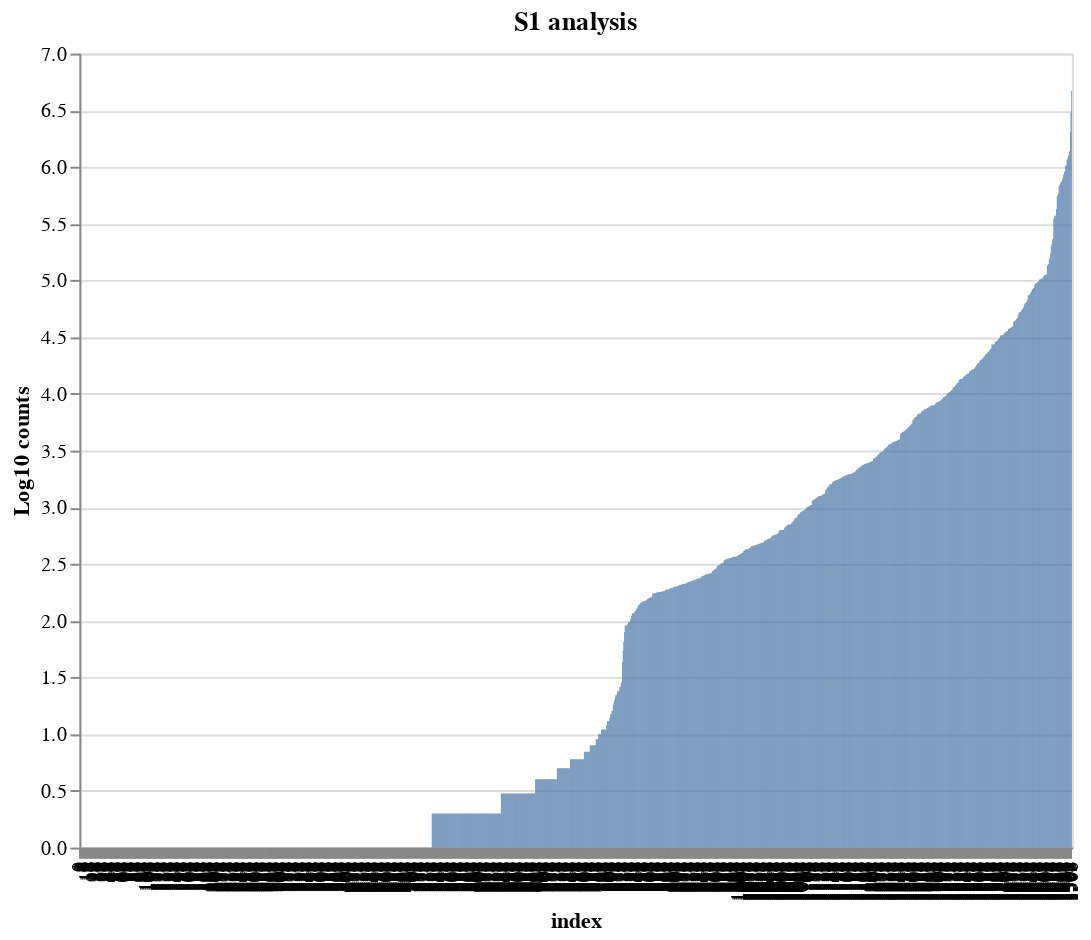

Write notebook code for a chart like this one.
### Code cell
(dv::bar-plot (ad::sequence-counts (ad::sequences *full1*)) :x-title "index" :y-title "Log10 counts" :title "S1 analysis")

### Figure 1 — Vega-Lite specification as saved in the notebook (floating-point values rounded to 4 significant figures; data arrays with more than 128 entries replaced by an {"elided": "..."} marker saying what was removed)
{"$schema": "https://vega.github.io/schema/vega-lite/v5.json", "data": {"values": {"elided": "1507 records"}}, "encoding": {"x": {"axis": {"title": "index"}, "field": "x", "type": "ordinal"}, "y": {"axis": {"title": "Log10 counts"}, "field": "y", "type": "quantitative"}}, "height": 400, "mark": "bar", "title": "S1 analysis", "width": 500}
